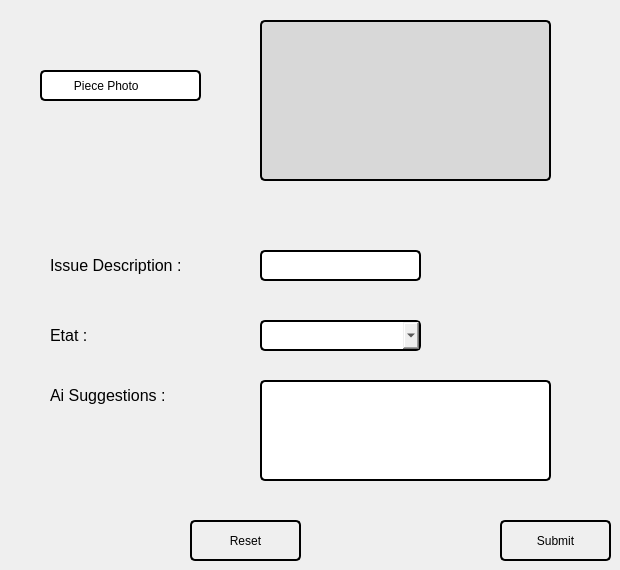
    <widget class="QWidget" name="tab_2">
     <attribute name="title">
      <string>Diagnostique</string>
     </attribute>
     <widget class="QWidget" name="widget" native="true">
      <property name="geometry">
       <rect>
        <x>260</x>
        <y>20</y>
        <width>291</width>
        <height>161</height>
       </rect>
      </property>
      <property name="styleSheet">
       <string notr="true">background-color: rgb(216, 216, 216);
border: 2px solid black;
border-radius: 5px;</string>
      </property>
     </widget>
     <widget class="QLineEdit" name="lineEdit_3">
      <property name="geometry">
       <rect>
        <x>40</x>
        <y>70</y>
        <width>161</width>
        <height>31</height>
       </rect>
      </property>
      <property name="toolTip">
       <string>&lt;html&gt;&lt;head/&gt;&lt;body&gt;&lt;p align=&quot;center&quot;&gt;&lt;br/&gt;&lt;/p&gt;&lt;/body&gt;&lt;/html&gt;</string>
      </property>
      <property name="styleSheet">
       <string notr="true">border: 2px solid black;
border-radius: 5px;</string>
      </property>
      <property name="text">
       <string>         Piece Photo</string>
      </property>
     </widget>
     <widget class="QLabel" name="label_7">
      <property name="geometry">
       <rect>
        <x>50</x>
        <y>250</y>
        <width>171</width>
        <height>31</height>
       </rect>
      </property>
      <property name="styleSheet">
       <string notr="true">background-color:none;</string>
      </property>
      <property name="text">
       <string>&lt;html&gt;&lt;head/&gt;&lt;body&gt;&lt;p&gt;&lt;span style=&quot; font-size:12pt;&quot;&gt;Issue Description :&lt;/span&gt;&lt;/p&gt;&lt;/body&gt;&lt;/html&gt;</string>
      </property>
     </widget>
     <widget class="QLineEdit" name="lineEdit_4">
      <property name="geometry">
       <rect>
        <x>260</x>
        <y>250</y>
        <width>161</width>
        <height>31</height>
       </rect>
      </property>
      <property name="toolTip">
       <string>&lt;html&gt;&lt;head/&gt;&lt;body&gt;&lt;p align=&quot;center&quot;&gt;&lt;br/&gt;&lt;/p&gt;&lt;/body&gt;&lt;/html&gt;</string>
      </property>
      <property name="styleSheet">
       <string notr="true">border: 2px solid black;
border-radius: 5px;</string>
      </property>
      <property name="text">
       <string/>
      </property>
     </widget>
     <widget class="QLineEdit" name="lineEdit_5">
      <property name="geometry">
       <rect>
        <x>260</x>
        <y>380</y>
        <width>291</width>
        <height>101</height>
       </rect>
      </property>
      <property name="toolTip">
       <string>&lt;html&gt;&lt;head/&gt;&lt;body&gt;&lt;p align=&quot;center&quot;&gt;&lt;br/&gt;&lt;/p&gt;&lt;/body&gt;&lt;/html&gt;</string>
      </property>
      <property name="styleSheet">
       <string notr="true">border: 2px solid black;
border-radius: 5px;</string>
      </property>
      <property name="text">
       <string/>
      </property>
     </widget>
     <widget class="QLabel" name="label_8">
      <property name="geometry">
       <rect>
        <x>50</x>
        <y>320</y>
        <width>171</width>
        <height>31</height>
       </rect>
      </property>
      <property name="styleSheet">
       <string notr="true">background-color:none;</string>
      </property>
      <property name="text">
       <string>&lt;html&gt;&lt;head/&gt;&lt;body&gt;&lt;p&gt;&lt;span style=&quot; font-size:12pt;&quot;&gt;Etat :&lt;/span&gt;&lt;/p&gt;&lt;/body&gt;&lt;/html&gt;</string>
      </property>
     </widget>
     <widget class="QComboBox" name="comboBox_3">
      <property name="geometry">
       <rect>
        <x>260</x>
        <y>320</y>
        <width>161</width>
        <height>31</height>
       </rect>
      </property>
      <property name="styleSheet">
       <string notr="true">border: 2px solid black;
border-radius: 5px;</string>
      </property>
     </widget>
     <widget class="QLabel" name="label_9">
      <property name="geometry">
       <rect>
        <x>50</x>
        <y>380</y>
        <width>171</width>
        <height>31</height>
       </rect>
      </property>
      <property name="styleSheet">
       <string notr="true">background-color:none;</string>
      </property>
      <property name="text">
       <string>&lt;html&gt;&lt;head/&gt;&lt;body&gt;&lt;p&gt;&lt;span style=&quot; font-size:12pt;&quot;&gt;Ai Suggestions :&lt;/span&gt;&lt;/p&gt;&lt;/body&gt;&lt;/html&gt;</string>
      </property>
     </widget>
     <widget class="QPushButton" name="pushButton_3">
      <property name="geometry">
       <rect>
        <x>190</x>
        <y>520</y>
        <width>111</width>
        <height>41</height>
       </rect>
      </property>
      <property name="styleSheet">
       <string notr="true">border: 2px solid black;
border-radius: 5px;</string>
      </property>
      <property name="text">
       <string>Reset</string>
      </property>
     </widget>
     <widget class="QPushButton" name="pushButton_4">
      <property name="geometry">
       <rect>
        <x>500</x>
        <y>520</y>
        <width>111</width>
        <height>41</height>
       </rect>
      </property>
      <property name="toolTip">
       <string>&lt;html&gt;&lt;head/&gt;&lt;body&gt;&lt;p&gt;&lt;br/&gt;&lt;/p&gt;&lt;/body&gt;&lt;/html&gt;</string>
      </property>
      <property name="styleSheet">
       <string notr="true">border: 2px solid black;
border-radius: 5px;</string>
      </property>
      <property name="text">
       <string>Submit</string>
      </property>
     </widget>
    </widget>
